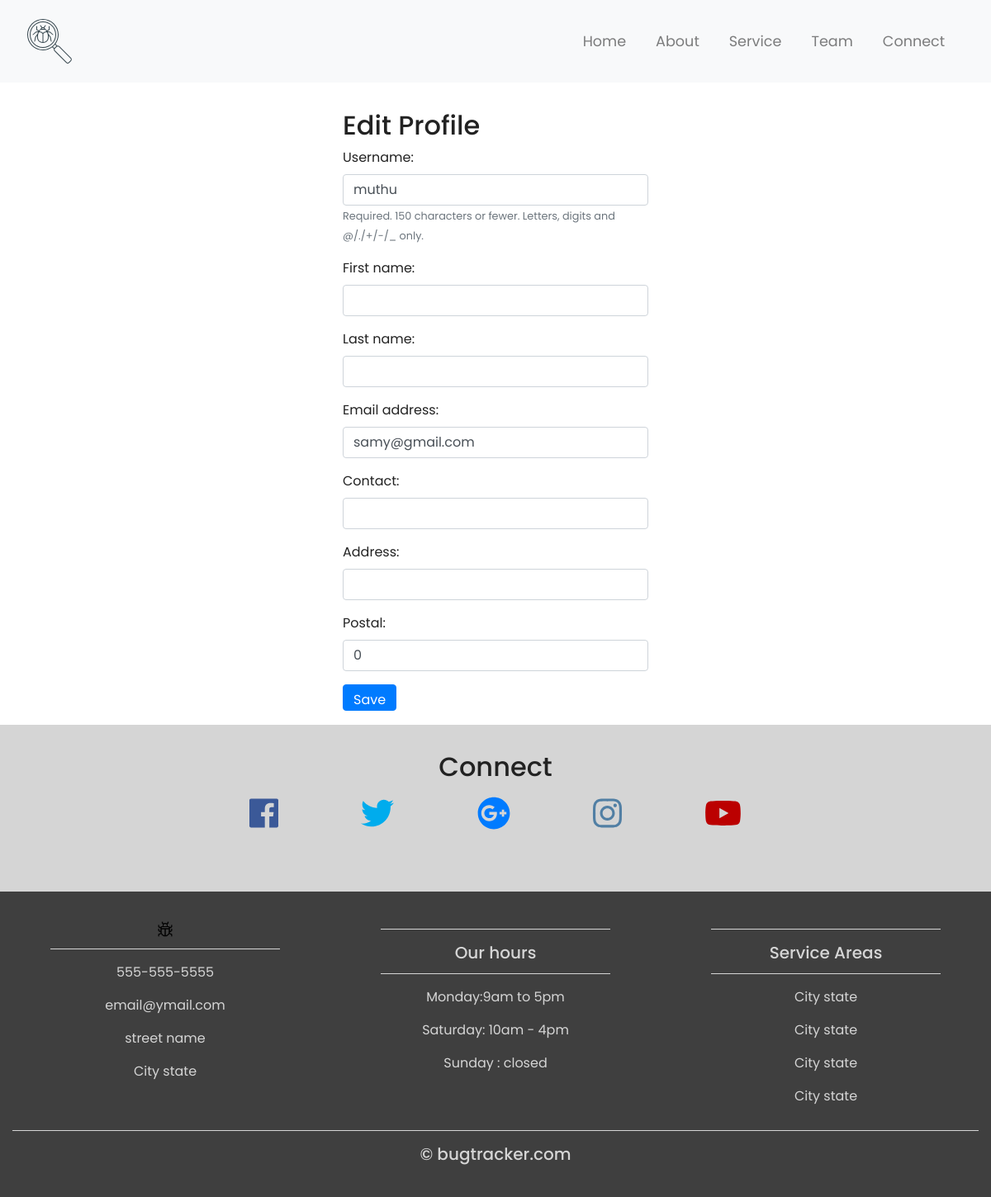
Page /users/9/profile/edit on the committed database.
### users/models.py (models this page shows, shortened)
class CustomUser(AbstractUser):
    address = models.CharField(max_length=500, blank=True)
    postal = models.PositiveIntegerField(default=0,blank=True,validators=[MaxValueValidator(1000)])
    contact = PhoneNumberField(blank=True)

### users/views.py (the view, shortened to what this page needs)
# urls.py: path('<int:pk>/profile/edit', views.EditProfile.as_view(), name='edit-profile'),
class EditProfile(generic.edit.UpdateView):
    form_class= CustomUserChangeForm
    template_name = 'edit_profile.html'
    model = User
    def get(self,request,pk):
        print(pk)
        self.object = User.objects.get(id=pk)
        form_class = self.get_form_class()
        form = self.get_form(form_class)
        context = self.get_context_data(object=self.object, form=form)
        return self.render_to_response(context)

### users/forms.py
class CustomUserChangeForm(UserChangeForm):
    class Meta:
        model = CustomUser
        fields = ('username','first_name','last_name', 'email','contact','address', 'postal')
    def __init__(self, *args, **kwargs):
        super(CustomUserChangeForm, self).__init__(*args, **kwargs)
        del self.fields['password']
        self.helper = FormHelper()
        self.helper.form_tag = True
        self.helper.form_class = 'form-horizontal'
        self.helper.label_class = 'col-md-3 create-label'
        self.helper.field_class = 'col-md-9'
        self.helper.layout = Layout(
            Div(
                Field('username'),
                Div(
                    Div(Field('first_name'),css_class='col-md-6'),
                    Div(Field('last_name'),css_class='col-md-6'),
                    css_class='row'),
                Field('email'),
                Field('contact'),
                Field('address'),
                Field('postal'),
                HTML("<br>"),
                ButtonHolder(Submit('submit', 'save')),
                ButtonHolder(Submit('cancel', 'Cancel', css_class='btn-danger',formnovalidate='formnovalidate'))
                )
        )

### templates/edit_profile.html (shortened to what this page needs)
{% extends 'base.html' %}
{% block content %}
<div class="col-sm-4">
</div>
<div class="container col-sm-4">
  <h2>Edit Profile</h2>
  <form method="post">
    {% load widget_tweaks %}
    {% for field in form %}
    <div class="form-group {% if field.errors %}alert alert-danger{% endif %}">
      {{ field.label_tag }}
      {% render_field field class="form-control" %}
      {% if field.help_text %}<small class="text-muted">{{ field.help_text|safe}}</small> {% endif %}
    </div>
    {% endfor %}
    <button type="submit" class="btn btn-primary">Save</button>
  </form>
  </div>
  <div class="col-sm-4">
  </div>
{% endblock %}

### bugtracker/static/styles/main.css (style rules this page uses)
html,body { height: 100%; width:100%; font-family: 'Poppins', sans-serif; color: #222 }
.btn { margin-bottom:1rem; padding-bottom: 0rem; }
h2 { padding-top:2rem }

### rows in the picture
CustomUser: username "muthu" "samy@gmail.com" "0"

### other values in the picture
{{ field.label_tag }} "Username:" "First name:" "Last name:" "Email address:" "Contact:" "Address:" "Postal:"
{{ field.help_text|safe }} "Required. 150 characters or fewer. Letters, digits and @/./+/-/_ only."
